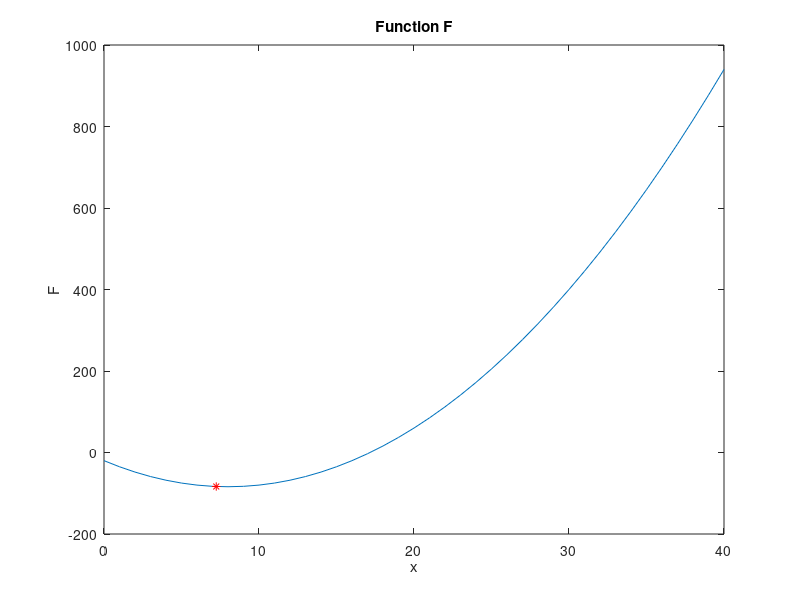

Recreate this plot in MATLAB.
clc
clear all
close all

x=0:40;
F=-(-x.^2+16*x+20);
plot(x,F)
title("Function F")
ylabel("F")
xlabel("x")

fitnessF=@(x)-(-x.^2+16*x+20);
lb=0;
ub=15;

xopt=ga(fitnessF,1,[],[],[],[],lb,ub);
yopt=fitnessF(xopt);
hold
plot(xopt,yopt,'red*')
